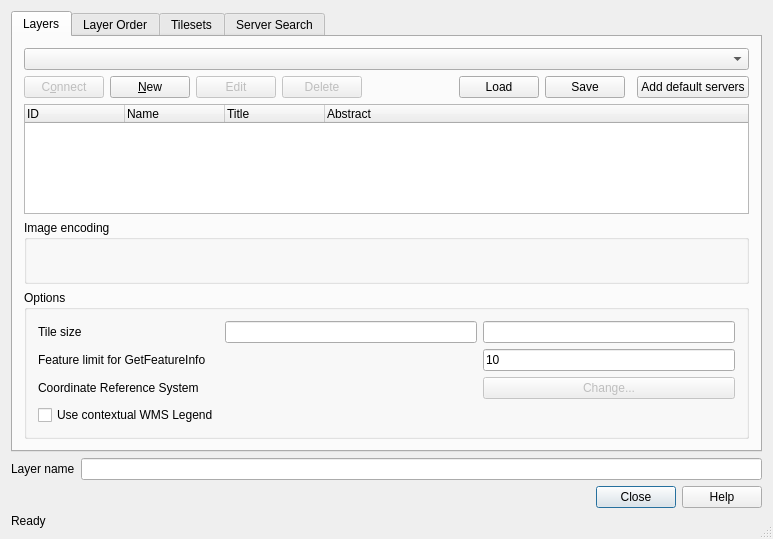
<?xml version="1.0" encoding="UTF-8"?>
<ui version="4.0">
 <class>QgsWMSSourceSelectBase</class>
 <widget class="QDialog" name="QgsWMSSourceSelectBase">
  <property name="geometry">
   <rect>
    <x>0</x>
    <y>0</y>
    <width>773</width>
    <height>539</height>
   </rect>
  </property>
  <property name="windowTitle">
   <string>Add Layer(s) from a WM(T)S Server</string>
  </property>
  <property name="windowIcon">
   <iconset>
    <normaloff/>
   </iconset>
  </property>
  <property name="sizeGripEnabled">
   <bool>true</bool>
  </property>
  <property name="modal">
   <bool>true</bool>
  </property>
  <layout class="QGridLayout" name="gridLayout_2">
   <item row="2" column="0">
    <widget class="QDialogButtonBox" name="buttonBox">
     <property name="standardButtons">
      <set>QDialogButtonBox::Close|QDialogButtonBox::Help</set>
     </property>
    </widget>
   </item>
   <item row="4" column="0">
    <widget class="QLabel" name="labelStatus">
     <property name="sizePolicy">
      <sizepolicy hsizetype="Ignored" vsizetype="Preferred">
       <horstretch>0</horstretch>
       <verstretch>0</verstretch>
      </sizepolicy>
     </property>
     <property name="text">
      <string>Ready</string>
     </property>
     <property name="wordWrap">
      <bool>false</bool>
     </property>
    </widget>
   </item>
   <item row="0" column="0">
    <widget class="QTabWidget" name="tabServers">
     <property name="enabled">
      <bool>true</bool>
     </property>
     <property name="currentIndex">
      <number>0</number>
     </property>
     <widget class="QWidget" name="tabLayers">
      <attribute name="title">
       <string>Layers</string>
      </attribute>
      <layout class="QGridLayout" name="gridLayout">
       <item row="0" column="0" colspan="12">
        <widget class="QComboBox" name="cmbConnections"/>
       </item>
       <item row="1" column="0" colspan="2">
        <widget class="QPushButton" name="btnConnect">
         <property name="enabled">
          <bool>false</bool>
         </property>
         <property name="text">
          <string>C&amp;onnect</string>
         </property>
        </widget>
       </item>
       <item row="1" column="2" colspan="2">
        <widget class="QPushButton" name="btnNew">
         <property name="text">
          <string>&amp;New</string>
         </property>
        </widget>
       </item>
       <item row="1" column="4">
        <widget class="QPushButton" name="btnEdit">
         <property name="enabled">
          <bool>false</bool>
         </property>
         <property name="text">
          <string>Edit</string>
         </property>
        </widget>
       </item>
       <item row="1" column="5">
        <widget class="QPushButton" name="btnDelete">
         <property name="enabled">
          <bool>false</bool>
         </property>
         <property name="text">
          <string>Delete</string>
         </property>
        </widget>
       </item>
       <item row="1" column="7">
        <spacer name="horizontalSpacer_2">
         <property name="orientation">
          <enum>Qt::Horizontal</enum>
         </property>
         <property name="sizeHint" stdset="0">
          <size>
           <width>8</width>
           <height>20</height>
          </size>
         </property>
        </spacer>
       </item>
       <item row="1" column="11">
        <widget class="QPushButton" name="btnAddDefault">
         <property name="statusTip">
          <string>Adds a few example WMS servers</string>
         </property>
         <property name="whatsThis">
          <string comment="Adds several example WMS servers to the list"/>
         </property>
         <property name="text">
          <string>Add default servers</string>
         </property>
        </widget>
       </item>
       <item row="2" column="0" colspan="12">
        <widget class="QTreeWidget" name="lstLayers">
         <property name="sizePolicy">
          <sizepolicy hsizetype="Expanding" vsizetype="Expanding">
           <horstretch>0</horstretch>
           <verstretch>0</verstretch>
          </sizepolicy>
         </property>
         <property name="selectionMode">
          <enum>QAbstractItemView::ExtendedSelection</enum>
         </property>
         <property name="allColumnsShowFocus">
          <bool>true</bool>
         </property>
         <column>
          <property name="text">
           <string>ID</string>
          </property>
         </column>
         <column>
          <property name="text">
           <string>Name</string>
          </property>
         </column>
         <column>
          <property name="text">
           <string>Title</string>
          </property>
         </column>
         <column>
          <property name="text">
           <string>Abstract</string>
          </property>
         </column>
        </widget>
       </item>
       <item row="3" column="0" colspan="12">
        <widget class="QGroupBox" name="btnGrpImageEncoding">
         <property name="sizePolicy">
          <sizepolicy hsizetype="Preferred" vsizetype="Preferred">
           <horstretch>0</horstretch>
           <verstretch>0</verstretch>
          </sizepolicy>
         </property>
         <property name="minimumSize">
          <size>
           <width>16</width>
           <height>64</height>
          </size>
         </property>
         <property name="title">
          <string>Image encoding</string>
         </property>
        </widget>
       </item>
       <item row="1" column="9">
        <widget class="QPushButton" name="btnSave">
         <property name="toolTip">
          <string>Save connections to file</string>
         </property>
         <property name="text">
          <string>Save</string>
         </property>
        </widget>
       </item>
       <item row="1" column="8">
        <widget class="QPushButton" name="btnLoad">
         <property name="toolTip">
          <string>Load connections from file</string>
         </property>
         <property name="text">
          <string>Load</string>
         </property>
        </widget>
       </item>
       <item row="4" column="0" colspan="12">
        <widget class="QGroupBox" name="gbCRS">
         <property name="title">
          <string>Options</string>
         </property>
         <layout class="QGridLayout">
          <item row="3" column="0" colspan="2">
           <widget class="QLabel" name="labelCoordRefSys">
            <property name="text">
             <string>Coordinate Reference System</string>
            </property>
            <property name="buddy">
             <cstring>btnChangeSpatialRefSys</cstring>
            </property>
           </widget>
          </item>
          <item row="3" column="2">
           <widget class="QPushButton" name="btnChangeSpatialRefSys">
            <property name="enabled">
             <bool>false</bool>
            </property>
            <property name="text">
             <string>Change...</string>
            </property>
           </widget>
          </item>
          <item row="1" column="1">
           <widget class="QLineEdit" name="mTileWidth"/>
          </item>
          <item row="1" column="0">
           <widget class="QLabel" name="label_2">
            <property name="text">
             <string>Tile size</string>
            </property>
            <property name="buddy">
             <cstring>mTileWidth</cstring>
            </property>
           </widget>
          </item>
          <item row="1" column="2">
           <widget class="QLineEdit" name="mTileHeight"/>
          </item>
          <item row="2" column="0" colspan="2">
           <widget class="QLabel" name="label_3">
            <property name="text">
             <string>Feature limit for GetFeatureInfo</string>
            </property>
            <property name="buddy">
             <cstring>mFeatureCount</cstring>
            </property>
           </widget>
          </item>
          <item row="2" column="2">
           <widget class="QLineEdit" name="mFeatureCount">
            <property name="text">
             <string>10</string>
            </property>
           </widget>
          </item>
          <item row="4" column="0">
           <widget class="QCheckBox" name="mContextualLegendCheckbox">
            <property name="text">
             <string>Use contextual WMS Legend</string>
            </property>
           </widget>
          </item>
         </layout>
        </widget>
       </item>
      </layout>
     </widget>
     <widget class="QWidget" name="tabLayerOrder">
      <attribute name="title">
       <string>Layer Order</string>
      </attribute>
      <layout class="QGridLayout">
       <item row="0" column="0">
        <widget class="QPushButton" name="mLayerUpButton">
         <property name="toolTip">
          <string>Move selected layer UP</string>
         </property>
         <property name="text">
          <string>Up</string>
         </property>
        </widget>
       </item>
       <item row="0" column="1">
        <widget class="QPushButton" name="mLayerDownButton">
         <property name="toolTip">
          <string>Move selected layer DOWN</string>
         </property>
         <property name="text">
          <string>Down</string>
         </property>
        </widget>
       </item>
       <item row="0" column="2">
        <spacer>
         <property name="orientation">
          <enum>Qt::Horizontal</enum>
         </property>
         <property name="sizeHint" stdset="0">
          <size>
           <width>391</width>
           <height>30</height>
          </size>
         </property>
        </spacer>
       </item>
       <item row="1" column="0" colspan="3">
        <widget class="QTreeWidget" name="mLayerOrderTreeWidget">
         <property name="columnCount">
          <number>3</number>
         </property>
         <column>
          <property name="text">
           <string>Layer</string>
          </property>
         </column>
         <column>
          <property name="text">
           <string>Style</string>
          </property>
         </column>
         <column>
          <property name="text">
           <string>Title</string>
          </property>
         </column>
        </widget>
       </item>
      </layout>
     </widget>
     <widget class="QWidget" name="tabTilesets">
      <attribute name="title">
       <string>Tilesets</string>
      </attribute>
      <layout class="QGridLayout" name="gridLayout_3">
       <item row="0" column="0">
        <widget class="QTableWidget" name="lstTilesets">
         <property name="alternatingRowColors">
          <bool>true</bool>
         </property>
         <property name="selectionMode">
          <enum>QAbstractItemView::SingleSelection</enum>
         </property>
         <property name="selectionBehavior">
          <enum>QAbstractItemView::SelectRows</enum>
         </property>
         <property name="cornerButtonEnabled">
          <bool>false</bool>
         </property>
         <attribute name="verticalHeaderVisible">
          <bool>false</bool>
         </attribute>
         <column>
          <property name="text">
           <string>Layer</string>
          </property>
         </column>
         <column>
          <property name="text">
           <string>Format</string>
          </property>
         </column>
         <column>
          <property name="text">
           <string>Title</string>
          </property>
         </column>
         <column>
          <property name="text">
           <string>Style</string>
          </property>
         </column>
         <column>
          <property name="text">
           <string>Tileset</string>
          </property>
         </column>
         <column>
          <property name="text">
           <string>CRS</string>
          </property>
         </column>
        </widget>
       </item>
      </layout>
     </widget>
     <widget class="QWidget" name="tabServerSearch">
      <attribute name="title">
       <string>Server Search</string>
      </attribute>
      <layout class="QGridLayout">
       <item row="0" column="0">
        <widget class="QLineEdit" name="leSearchTerm"/>
       </item>
       <item row="0" column="1">
        <widget class="QPushButton" name="btnSearch">
         <property name="text">
          <string>Search</string>
         </property>
         <property name="default">
          <bool>true</bool>
         </property>
        </widget>
       </item>
       <item row="1" column="0" colspan="2">
        <widget class="QTableWidget" name="tableWidgetWMSList">
         <property name="selectionMode">
          <enum>QAbstractItemView::SingleSelection</enum>
         </property>
         <property name="selectionBehavior">
          <enum>QAbstractItemView::SelectRows</enum>
         </property>
         <property name="cornerButtonEnabled">
          <bool>false</bool>
         </property>
         <attribute name="verticalHeaderVisible">
          <bool>false</bool>
         </attribute>
         <column>
          <property name="text">
           <string>Title</string>
          </property>
         </column>
         <column>
          <property name="text">
           <string>Description</string>
          </property>
         </column>
         <column>
          <property name="text">
           <string>URL</string>
          </property>
         </column>
        </widget>
       </item>
       <item row="2" column="0" colspan="2">
        <widget class="QPushButton" name="btnAddWMS">
         <property name="text">
          <string>Add selected row to WMS list</string>
         </property>
        </widget>
       </item>
      </layout>
     </widget>
    </widget>
   </item>
   <item row="1" column="0">
    <layout class="QHBoxLayout" name="horizontalLayout">
     <item>
      <widget class="QLabel" name="label">
       <property name="text">
        <string>Layer name</string>
       </property>
       <property name="buddy">
        <cstring>leLayerName</cstring>
       </property>
      </widget>
     </item>
     <item>
      <widget class="QLineEdit" name="leLayerName"/>
     </item>
    </layout>
   </item>
  </layout>
 </widget>
 <layoutdefault spacing="6" margin="11"/>
 <tabstops>
  <tabstop>tabServers</tabstop>
  <tabstop>cmbConnections</tabstop>
  <tabstop>btnConnect</tabstop>
  <tabstop>btnNew</tabstop>
  <tabstop>btnEdit</tabstop>
  <tabstop>btnDelete</tabstop>
  <tabstop>btnLoad</tabstop>
  <tabstop>btnSave</tabstop>
  <tabstop>btnAddDefault</tabstop>
  <tabstop>lstLayers</tabstop>
  <tabstop>mTileWidth</tabstop>
  <tabstop>mTileHeight</tabstop>
  <tabstop>mFeatureCount</tabstop>
  <tabstop>btnChangeSpatialRefSys</tabstop>
  <tabstop>mContextualLegendCheckbox</tabstop>
  <tabstop>mLayerUpButton</tabstop>
  <tabstop>mLayerDownButton</tabstop>
  <tabstop>mLayerOrderTreeWidget</tabstop>
  <tabstop>lstTilesets</tabstop>
  <tabstop>leSearchTerm</tabstop>
  <tabstop>btnSearch</tabstop>
  <tabstop>tableWidgetWMSList</tabstop>
  <tabstop>btnAddWMS</tabstop>
  <tabstop>leLayerName</tabstop>
  <tabstop>buttonBox</tabstop>
 </tabstops>
 <resources/>
 <connections>
  <connection>
   <sender>buttonBox</sender>
   <signal>rejected()</signal>
   <receiver>QgsWMSSourceSelectBase</receiver>
   <slot>reject()</slot>
   <hints>
    <hint type="sourcelabel">
     <x>518</x>
     <y>510</y>
    </hint>
    <hint type="destinationlabel">
     <x>551</x>
     <y>370</y>
    </hint>
   </hints>
  </connection>
 </connections>
</ui>
